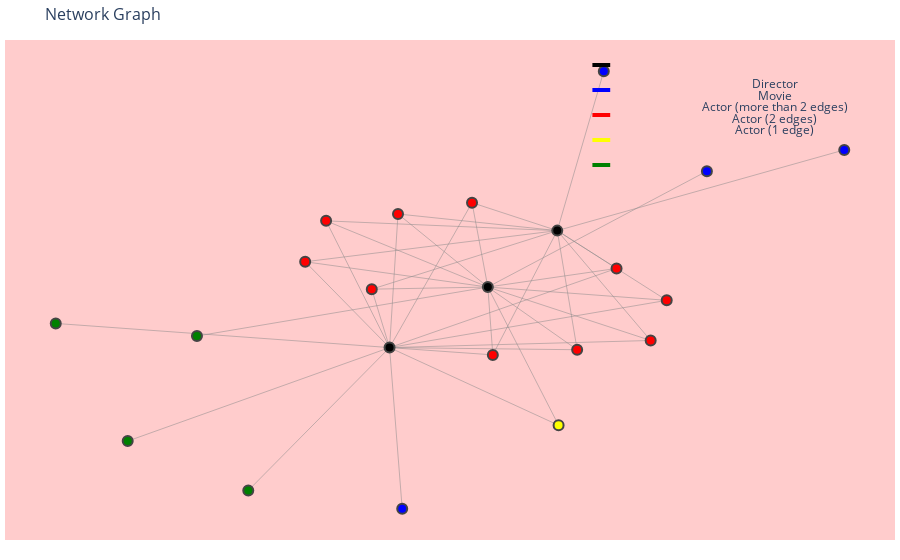

Notebook code cell kept with this figure:
### Code cell
import plotly.graph_objects as go
import networkx as nx
import pandas as pd

# Assuming 'df' is your DataFrame with the movie information

# Create a graph
G = nx.Graph()

# Add nodes and edges for titles, directors, and cast members
for _, row in twilight_df.iterrows():
    movie_title = row['title']
    director = row['director']
    cast_members = row['cast'].split(', ')
    
    G.add_node(director)
    
    for cast in cast_members:
        G.add_node(cast)
        G.add_edge(director, cast, title=movie_title, director=director, rating=row['rating'], budget=row['budget'], release_year=row['release_year'])
        
    G.add_node(movie_title)
    G.add_edge(director, movie_title)

# Create position layout
pos = nx.spring_layout(G)

# Create edges as a trace
edge_trace = go.Scatter(
    x=[],
    y=[],
    line=dict(width=0.5, color='#888'),
    hoverinfo='none',
    mode='lines+markers')

for edge in G.edges():
    x0, y0 = pos[edge[0]]
    x1, y1 = pos[edge[1]]
    edge_trace['x'] += tuple([x0, x1, None])
    edge_trace['y'] += tuple([y0, y1, None])

# Create nodes as a trace
node_trace = go.Scatter(
    x=[],
    y=[],
    text=[],
    mode='markers',
    hoverinfo='text',
    marker=dict(
        showscale=False,
        colorscale='Blackbody',
        reversescale=True,
        color=[],
        size=10,
        colorbar=dict(
            thickness=15,
            title='Node Connections',
            xanchor='left',
            titleside='right'
        ),
        line_width=2))

for node, attr in G.nodes(data=True):
    x, y = pos[node]
    node_trace['x'] += tuple([x])
    node_trace['y'] += tuple([y])
    if attr:  # Check if node has attributes
        node_info = '<br>'.join([f'{key}: {value}' for key, value in attr.items()])
        node_trace['text'] += tuple([node_info])
    else:
        # If no attributes, display the node label and any connected movie information
        movie_info = '<br>'.join([f'{key}: {value}' for key, value in G[node][list(G.neighbors(node))[0]].items()])
        node_trace['text'] += tuple([f'{node}, {movie_info}'])

# Color node points based on the type of node and number of connections
node_colors = []  # Define your own list of colors here
for node in G.nodes():
    if node in twilight_df['director'].values:  # If the node is a director
        node_colors.append('black')
    elif node in twilight_df['title'].values:  # If the node is a movie
        node_colors.append('blue')
    else:  # If the node is an actor
        num_edges = len(list(G.neighbors(node)))
        if num_edges > 2:
            node_colors.append('red')
        elif num_edges == 2:
            node_colors.append('yellow')  # Replace with the color you want
        else:
            node_colors.append('green')  # Replace with the color you want
node_trace['marker']['color'] = node_colors

# Create a figure and show the graph
fig = go.Figure(data=[edge_trace, node_trace],
             layout=go.Layout(
                title='Network Graph',
                titlefont=dict(size=16),
                showlegend=False,
                hovermode='closest',
                margin=dict(b=20,l=5,r=5,t=40),
                xaxis=dict(showgrid=False, zeroline=False, showticklabels=False),
                yaxis=dict(showgrid=False, zeroline=False, showticklabels=False),
                plot_bgcolor='rgba(255,0,0,0.2)',
                annotations=[
                    dict(
                        text="Director",
                        showarrow=False,
                        align='left',
                        x=0.7,
                        y=0.945
                    ),
                    dict(
                        text="Movie",
                        showarrow=False,
                        align='left',
                        x=0.7,
                        y=0.895
                    ),
                    dict(
                        text="Actor (more than 2 edges)",
                        showarrow=False,
                        align='left',
                        x=0.7,
                        y=0.845
                    ),
                    dict(
                        text="Actor (2 edges)",
                        showarrow=False,
                        align='left',
                        x=0.7,
                        y=0.795
                    ),
                    dict(
                        text="Actor (1 edge)",
                        showarrow=False,
                        align='left',
                        x=0.7,
                        y=0.745
                    )
                ],
                shapes=[
                    dict(
                        type="line",
                        xref="paper",
                        yref="paper",
                        x0=0.68,
                        y0=0.95,
                        x1=0.66,
                        y1=0.95,
                        line=dict(
                            color="black",
                            width=4
                        )
                    ),
                    dict(
                        type="line",
                        xref="paper",
                        yref="paper",
                        x0=0.68,
                        y0=0.9,
                        x1=0.66,
                        y1=0.9,
                        line=dict(
                            color="blue",
                            width=4
                        )
                    ),
                    dict(
                        type="line",
                        xref="paper",
                        yref="paper",
                        x0=0.68,
                        y0=0.85,
                        x1=0.66,
                        y1=0.85,
                        line=dict(
                            color="red",
                            width=4
                        )
                    ),
                    dict(
                        type="line",
                        xref="paper",
                        yref="paper",
                        x0=0.68,
                        y0=0.8,
                        x1=0.66,
                        y1=0.8,
                        line=dict(
                            color="yellow",
                            width=4
                        )
                    ),
                    dict(
                        type="line",
                        xref="paper",
                        yref="paper",
                        x0=0.68,
                        y0=0.75,
                        x1=0.66,
                        y1=0.75,
                        line=dict(
                            color="green",
                            width=4
                        )
                    )
                ]))

fig.show()

### Figure 1 — Plotly figure (JSON) as saved in the notebook; plotly's stock layout.template omitted (floating-point values rounded to 4 significant figures)
{"data": [{"hoverinfo": "none", "line": {"color": "#888", "width": 0.5}, "mode": "lines+markers", "type": "scatter", "x": [0.2209, 0.3516, null, 0.2209, 0.4623, null, 0.2209, 0.03292, null, 0.2209, -0.335, null, 0.2209, 0.4269, null, 0.2209, 0.07881, null, 0.2209, -0.2889, null, 0.2209, 0.2648, null, 0.2209, -0.1882, null, 0.2209, -0.1303, null, 0.2209, 0.8537, null, 0.2209, 0.3235, null, 0.3516, 0.06777, null, 0.3516, -0.1489, null, 0.4623, 0.06777, null, 0.4623, -0.1489, null, 0.03292, 0.06777, null, 0.03292, -0.1489, null, -0.335, 0.06777, null, -0.335, -0.1489, null, 0.4269, 0.06777, null, 0.4269, -0.1489, null, 0.07881, 0.06777, null, 0.07881, -0.1489, null, -0.2889, 0.06777, null, -0.2889, -0.1489, null, 0.2648, 0.06777, null, 0.2648, -0.1489, null, -0.1882, 0.06777, null, -0.1882, -0.1489, null, -0.1303, 0.06777, null, -0.1303, -0.1489, null, 0.06777, -0.5736, null, 0.06777, 0.2238, null, 0.06777, 0.5508, null, 0.2238, -0.1489, null, -0.1489, -0.4605, null, -0.1489, -0.7263, null, -0.1489, -0.885, null, -0.1489, -0.121, null], "y": [0.3012, 0.1354, null, 0.3012, -0.004455, null, 0.3012, 0.4237, null, 0.3012, 0.1647, null, 0.3012, -0.1804, null, 0.3012, -0.2437, null, 0.3012, 0.344, null, 0.3012, -0.2211, null, 0.3012, 0.04443, null, 0.3012, 0.3741, null, 0.3012, 0.6551, null, 0.3012, 1, null, 0.1354, 0.0538, null, 0.1354, -0.2117, null, -0.004455, 0.0538, null, -0.004455, -0.2117, null, 0.4237, 0.0538, null, 0.4237, -0.2117, null, 0.1647, 0.0538, null, 0.1647, -0.2117, null, -0.1804, 0.0538, null, -0.1804, -0.2117, null, -0.2437, 0.0538, null, -0.2437, -0.2117, null, 0.344, 0.0538, null, 0.344, -0.2117, null, -0.2211, 0.0538, null, -0.2211, -0.2117, null, 0.04443, 0.0538, null, 0.04443, -0.2117, null, 0.3741, 0.0538, null, 0.3741, -0.2117, null, 0.0538, -0.1609, null, 0.0538, -0.5523, null, 0.0538, 0.562, null, -0.5523, -0.2117, null, -0.2117, -0.8382, null, -0.2117, -0.6216, null, -0.2117, -0.1057, null, -0.2117, -0.9183, null]}, {"hoverinfo": "text", "marker": {"color": ["black", "red", "red", "red", "red", "red", "red", "red", "red", "red", "red", "blue", "blue", "black", "green", "yellow", "blue", "black", "green", "green", "green", "blue"], "colorbar": {"thickness": 15, "title": {"side": "right", "text": "Node Connections"}, "xanchor": "left"}, "colorscale": [[0, "rgb(0, 0, 0)"], [0.25, "rgb(230,0,0)"], [0.5, "rgb(230,210,0)"], [0.75, "rgb(255,255,255)"], [1, "rgb(160,200,255)"]], "line": {"width": 2}, "reversescale": true, "showscale": false, "size": 10}, "mode": "markers", "text": ["Bill Condon, title: The Twilight Saga: Breaking Dawn: Part 2<br>director: Bill Condon<br>rating: PG-13<br>budget: 50000000<br>release_year: 2012", "Kristen Stewart, title: The Twilight Saga: Breaking Dawn: Part 2<br>director: Bill Condon<br>rating: PG-13<br>budget: 50000000<br>release_year: 2012", "Robert Pattinson, title: The Twilight Saga: Breaking Dawn: Part 2<br>director: Bill Condon<br>rating: PG-13<br>budget: 50000000<br>release_year: 2012", "Taylor Lautner, title: The Twilight Saga: Breaking Dawn: Part 2<br>director: Bill Condon<br>rating: PG-13<br>budget: 50000000<br>release_year: 2012", "Billy Burke, title: The Twilight Saga: Breaking Dawn: Part 2<br>director: Bill Condon<br>rating: PG-13<br>budget: 50000000<br>release_year: 2012", "Peter Facinelli, title: The Twilight Saga: Breaking Dawn: Part 2<br>director: Bill Condon<br>rating: PG-13<br>budget: 50000000<br>release_year: 2012", "Elizabeth Reaser, title: The Twilight Saga: Breaking Dawn: Part 2<br>director: Bill Condon<br>rating: PG-13<br>budget: 50000000<br>release_year: 2012", "Kellan Lutz, title: The Twilight Saga: Breaking Dawn: Part 2<br>director: Bill Condon<br>rating: PG-13<br>budget: 50000000<br>release_year: 2012", "Nikki Reed, title: The Twilight Saga: Breaking Dawn: Part 2<br>director: Bill Condon<br>rating: PG-13<br>budget: 50000000<br>release_year: 2012", "Jackson Rathbone, title: The Twilight Saga: Breaking Dawn: Part 2<br>director: Bill Condon<br>rating: PG-13<br>budget: 50000000<br>release_year: 2012", "Ashley Greene, title: The Twilight Saga: Breaking Dawn: Part 2<br>director: Bill Condon<br>rating: PG-13<br>budget: 50000000<br>release_year: 2012", "The Twilight Saga: Breaking Dawn: Part 1, ", "The Twilight Saga: Breaking Dawn: Part 2, ", "David Slade, title: The Twilight Saga: Eclipse<br>director: David Slade<br>rating: PG-13<br>budget: 10000000<br>release_year: 2010", "Bryce Dallas Howard, title: The Twilight Saga: Eclipse<br>director: David Slade<br>rating: PG-13<br>budget: 10000000<br>release_year: 2010", "Dakota Fanning, title: The Twilight Saga: Eclipse<br>director: David Slade<br>rating: PG-13<br>budget: 10000000<br>release_year: 2010", "The Twilight Saga: Eclipse, ", "Chris Weitz, title: The Twilight Saga: New Moon<br>director: Chris Weitz<br>rating: PG-13<br>budget: 22000000<br>release_year: 2009", "Rachelle Lefevre, title: The Twilight Saga: New Moon<br>director: Chris Weitz<br>rating: PG-13<br>budget: 22000000<br>release_year: 2009", "Michael Sheen, title: The Twilight Saga: New Moon<br>director: Chris Weitz<br>rating: PG-13<br>budget: 22000000<br>release_year: 2009", "Edi Gathegi, title: The Twilight Saga: New Moon<br>director: Chris Weitz<br>rating: PG-13<br>budget: 22000000<br>release_year: 2009", "The Twilight Saga: New Moon, "], "type": "scatter", "x": [0.2209, 0.3516, 0.4623, 0.03292, -0.335, 0.4269, 0.07881, -0.2889, 0.2648, -0.1882, -0.1303, 0.8537, 0.3235, 0.06777, -0.5736, 0.2238, 0.5508, -0.1489, -0.4605, -0.7263, -0.885, -0.121], "y": [0.3012, 0.1354, -0.004455, 0.4237, 0.1647, -0.1804, -0.2437, 0.344, -0.2211, 0.04443, 0.3741, 0.6551, 1, 0.0538, -0.1609, -0.5523, 0.562, -0.2117, -0.8382, -0.6216, -0.1057, -0.9183]}], "layout": {"annotations": [{"align": "left", "showarrow": false, "text": "Director", "x": 0.7, "y": 0.945}, {"align": "left", "showarrow": false, "text": "Movie", "x": 0.7, "y": 0.895}, {"align": "left", "showarrow": false, "text": "Actor (more than 2 edges)", "x": 0.7, "y": 0.845}, {"align": "left", "showarrow": false, "text": "Actor (2 edges)", "x": 0.7, "y": 0.795}, {"align": "left", "showarrow": false, "text": "Actor (1 edge)", "x": 0.7, "y": 0.745}], "autosize": true, "hovermode": "closest", "margin": {"b": 20, "l": 5, "r": 5, "t": 40}, "plot_bgcolor": "rgba(255,0,0,0.2)", "shapes": [{"line": {"color": "black", "width": 4}, "type": "line", "x0": 0.68, "x1": 0.66, "xref": "paper", "y0": 0.95, "y1": 0.95, "yref": "paper"}, {"line": {"color": "blue", "width": 4}, "type": "line", "x0": 0.68, "x1": 0.66, "xref": "paper", "y0": 0.9, "y1": 0.9, "yref": "paper"}, {"line": {"color": "red", "width": 4}, "type": "line", "x0": 0.68, "x1": 0.66, "xref": "paper", "y0": 0.85, "y1": 0.85, "yref": "paper"}, {"line": {"color": "yellow", "width": 4}, "type": "line", "x0": 0.68, "x1": 0.66, "xref": "paper", "y0": 0.8, "y1": 0.8, "yref": "paper"}, {"line": {"color": "green", "width": 4}, "type": "line", "x0": 0.68, "x1": 0.66, "xref": "paper", "y0": 0.75, "y1": 0.75, "yref": "paper"}], "showlegend": false, "title": {"font": {"size": 16}, "text": "Network Graph"}, "xaxis": {"autorange": true, "range": [-0.9941, 0.9628], "showgrid": false, "showticklabels": false, "type": "linear", "zeroline": false}, "yaxis": {"autorange": true, "range": [-1.077, 1.158], "showgrid": false, "showticklabels": false, "type": "linear", "zeroline": false}}}
